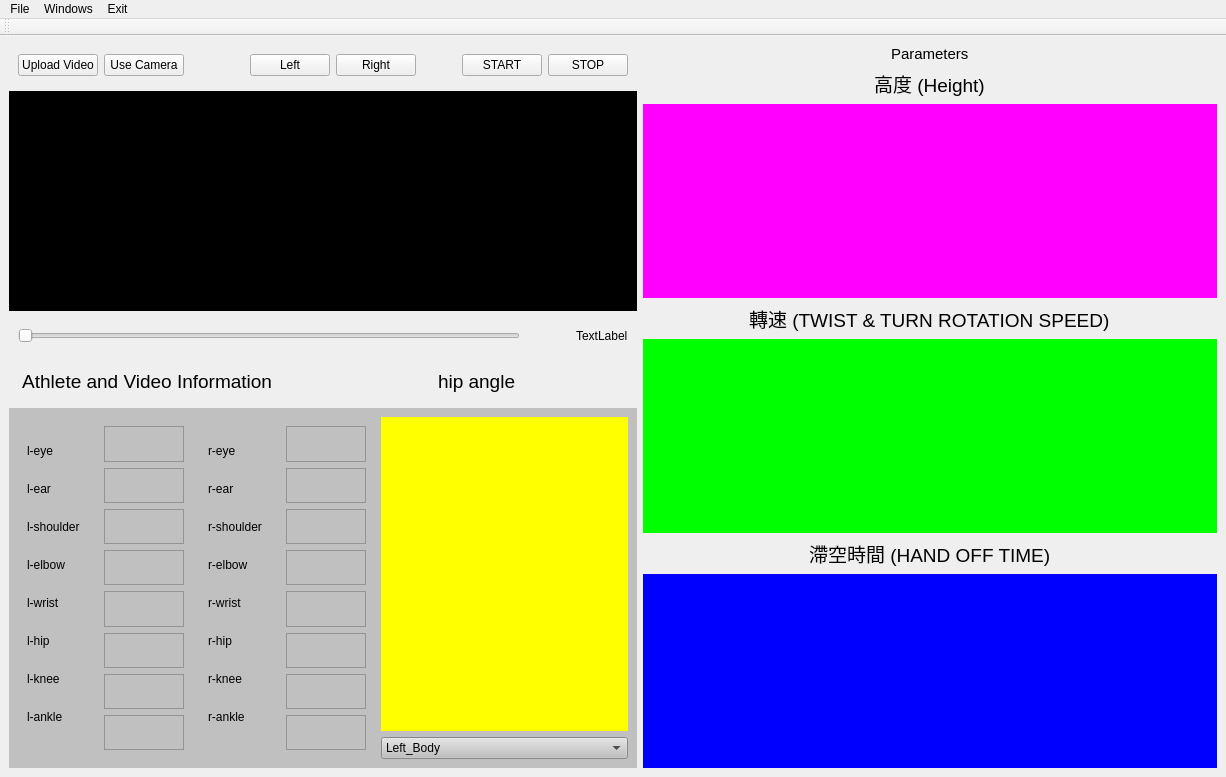
<?xml version="1.0" encoding="UTF-8"?>
<ui version="4.0">
 <class>MainWindow</class>
 <widget class="QMainWindow" name="MainWindow">
  <property name="geometry">
   <rect>
    <x>0</x>
    <y>0</y>
    <width>1226</width>
    <height>777</height>
   </rect>
  </property>
  <property name="sizePolicy">
   <sizepolicy hsizetype="Minimum" vsizetype="Preferred">
    <horstretch>0</horstretch>
    <verstretch>0</verstretch>
   </sizepolicy>
  </property>
  <property name="windowTitle">
   <string>MainWindow</string>
  </property>
  <property name="layoutDirection">
   <enum>Qt::LeftToRight</enum>
  </property>
  <widget class="QWidget" name="centralwidget">
   <layout class="QHBoxLayout" name="horizontalLayout_5">
    <item>
     <layout class="QVBoxLayout" name="verticalLayout_2">
      <item>
       <widget class="QWidget" name="button_widget" native="true">
        <property name="enabled">
         <bool>true</bool>
        </property>
        <layout class="QHBoxLayout" name="horizontalLayout_2">
         <item>
          <widget class="QPushButton" name="Upload_video">
           <property name="text">
            <string>Upload Video</string>
           </property>
          </widget>
         </item>
         <item>
          <widget class="QPushButton" name="Use_camera">
           <property name="text">
            <string>Use Camera</string>
           </property>
          </widget>
         </item>
         <item>
          <spacer name="horizontalSpacer">
           <property name="orientation">
            <enum>Qt::Horizontal</enum>
           </property>
           <property name="sizeType">
            <enum>QSizePolicy::Expanding</enum>
           </property>
           <property name="sizeHint" stdset="0">
            <size>
             <width>60</width>
             <height>20</height>
            </size>
           </property>
          </spacer>
         </item>
         <item>
          <widget class="QPushButton" name="left_one_frame">
           <property name="text">
            <string>Left</string>
           </property>
          </widget>
         </item>
         <item>
          <widget class="QPushButton" name="right_one_frame">
           <property name="text">
            <string>Right</string>
           </property>
          </widget>
         </item>
         <item>
          <spacer name="horizontalSpacer_3">
           <property name="orientation">
            <enum>Qt::Horizontal</enum>
           </property>
           <property name="sizeHint" stdset="0">
            <size>
             <width>40</width>
             <height>20</height>
            </size>
           </property>
          </spacer>
         </item>
         <item>
          <widget class="QPushButton" name="playBtn">
           <property name="text">
            <string>START</string>
           </property>
          </widget>
         </item>
         <item>
          <widget class="QPushButton" name="stopBtn">
           <property name="text">
            <string>STOP</string>
           </property>
          </widget>
         </item>
        </layout>
       </widget>
      </item>
      <item>
       <widget class="QLabel" name="main_canvas">
        <property name="sizePolicy">
         <sizepolicy hsizetype="Expanding" vsizetype="Expanding">
          <horstretch>0</horstretch>
          <verstretch>0</verstretch>
         </sizepolicy>
        </property>
        <property name="minimumSize">
         <size>
          <width>0</width>
          <height>0</height>
         </size>
        </property>
        <property name="mouseTracking">
         <bool>false</bool>
        </property>
        <property name="styleSheet">
         <string notr="true">background-color: rgb(0, 0, 0);</string>
        </property>
        <property name="text">
         <string>indicate video</string>
        </property>
        <property name="alignment">
         <set>Qt::AlignCenter</set>
        </property>
       </widget>
      </item>
      <item>
       <widget class="QWidget" name="video_progress" native="true">
        <layout class="QHBoxLayout" name="horizontalLayout_3">
         <item>
          <widget class="QSlider" name="tl_slider">
           <property name="orientation">
            <enum>Qt::Horizontal</enum>
           </property>
          </widget>
         </item>
         <item>
          <spacer name="horizontalSpacer_2">
           <property name="orientation">
            <enum>Qt::Horizontal</enum>
           </property>
           <property name="sizeType">
            <enum>QSizePolicy::Minimum</enum>
           </property>
           <property name="sizeHint" stdset="0">
            <size>
             <width>50</width>
             <height>20</height>
            </size>
           </property>
          </spacer>
         </item>
         <item>
          <widget class="QLabel" name="position_label">
           <property name="text">
            <string>TextLabel</string>
           </property>
          </widget>
         </item>
        </layout>
       </widget>
      </item>
      <item>
       <widget class="QWidget" name="widget_3" native="true">
        <layout class="QHBoxLayout" name="horizontalLayout_4">
         <item>
          <widget class="QLabel" name="athelete_title">
           <property name="font">
            <font>
             <pointsize>14</pointsize>
            </font>
           </property>
           <property name="mouseTracking">
            <bool>false</bool>
           </property>
           <property name="text">
            <string> Athlete and Video Information</string>
           </property>
           <property name="alignment">
            <set>Qt::AlignLeading|Qt::AlignLeft|Qt::AlignVCenter</set>
           </property>
           <property name="margin">
            <number>-2</number>
           </property>
          </widget>
         </item>
         <item alignment="Qt::AlignHCenter">
          <widget class="QLabel" name="athelete_title_2">
           <property name="font">
            <font>
             <pointsize>14</pointsize>
            </font>
           </property>
           <property name="mouseTracking">
            <bool>false</bool>
           </property>
           <property name="text">
            <string>hip angle</string>
           </property>
           <property name="alignment">
            <set>Qt::AlignLeading|Qt::AlignLeft|Qt::AlignVCenter</set>
           </property>
           <property name="margin">
            <number>-2</number>
           </property>
          </widget>
         </item>
        </layout>
       </widget>
      </item>
      <item>
       <widget class="QWidget" name="athelete_data" native="true">
        <property name="sizePolicy">
         <sizepolicy hsizetype="Expanding" vsizetype="Expanding">
          <horstretch>0</horstretch>
          <verstretch>0</verstretch>
         </sizepolicy>
        </property>
        <property name="maximumSize">
         <size>
          <width>16777215</width>
          <height>360</height>
         </size>
        </property>
        <property name="styleSheet">
         <string notr="true">background-color: rgb(192, 192, 192);</string>
        </property>
        <layout class="QHBoxLayout" name="horizontalLayout">
         <item>
          <widget class="QWidget" name="widget" native="true">
           <property name="sizePolicy">
            <sizepolicy hsizetype="Maximum" vsizetype="Preferred">
             <horstretch>0</horstretch>
             <verstretch>0</verstretch>
            </sizepolicy>
           </property>
           <layout class="QVBoxLayout" name="left_body">
            <item>
             <widget class="QLabel" name="label_12">
              <property name="sizePolicy">
               <sizepolicy hsizetype="Minimum" vsizetype="Fixed">
                <horstretch>0</horstretch>
                <verstretch>0</verstretch>
               </sizepolicy>
              </property>
              <property name="text">
               <string>l-eye</string>
              </property>
             </widget>
            </item>
            <item>
             <widget class="QLabel" name="label">
              <property name="sizePolicy">
               <sizepolicy hsizetype="Minimum" vsizetype="Fixed">
                <horstretch>0</horstretch>
                <verstretch>0</verstretch>
               </sizepolicy>
              </property>
              <property name="text">
               <string>l-ear</string>
              </property>
             </widget>
            </item>
            <item>
             <widget class="QLabel" name="label_6">
              <property name="sizePolicy">
               <sizepolicy hsizetype="Minimum" vsizetype="Fixed">
                <horstretch>0</horstretch>
                <verstretch>0</verstretch>
               </sizepolicy>
              </property>
              <property name="text">
               <string>l-shoulder</string>
              </property>
             </widget>
            </item>
            <item>
             <widget class="QLabel" name="label_7">
              <property name="sizePolicy">
               <sizepolicy hsizetype="Minimum" vsizetype="Fixed">
                <horstretch>0</horstretch>
                <verstretch>0</verstretch>
               </sizepolicy>
              </property>
              <property name="text">
               <string>l-elbow</string>
              </property>
             </widget>
            </item>
            <item>
             <widget class="QLabel" name="label_8">
              <property name="sizePolicy">
               <sizepolicy hsizetype="Minimum" vsizetype="Fixed">
                <horstretch>0</horstretch>
                <verstretch>0</verstretch>
               </sizepolicy>
              </property>
              <property name="text">
               <string>l-wrist</string>
              </property>
             </widget>
            </item>
            <item>
             <widget class="QLabel" name="label_9">
              <property name="sizePolicy">
               <sizepolicy hsizetype="Minimum" vsizetype="Fixed">
                <horstretch>0</horstretch>
                <verstretch>0</verstretch>
               </sizepolicy>
              </property>
              <property name="text">
               <string>l-hip</string>
              </property>
             </widget>
            </item>
            <item>
             <widget class="QLabel" name="label_10">
              <property name="sizePolicy">
               <sizepolicy hsizetype="Minimum" vsizetype="Fixed">
                <horstretch>0</horstretch>
                <verstretch>0</verstretch>
               </sizepolicy>
              </property>
              <property name="text">
               <string>l-knee</string>
              </property>
             </widget>
            </item>
            <item>
             <widget class="QLabel" name="label_11">
              <property name="sizePolicy">
               <sizepolicy hsizetype="Minimum" vsizetype="Fixed">
                <horstretch>0</horstretch>
                <verstretch>0</verstretch>
               </sizepolicy>
              </property>
              <property name="text">
               <string>l-ankle</string>
              </property>
             </widget>
            </item>
           </layout>
          </widget>
         </item>
         <item>
          <widget class="QWidget" name="widget_2" native="true">
           <property name="sizePolicy">
            <sizepolicy hsizetype="Preferred" vsizetype="Preferred">
             <horstretch>0</horstretch>
             <verstretch>0</verstretch>
            </sizepolicy>
           </property>
           <layout class="QVBoxLayout" name="left_body_acc">
            <item>
             <widget class="QTextEdit" name="l_eye_acc">
              <property name="sizePolicy">
               <sizepolicy hsizetype="Minimum" vsizetype="Fixed">
                <horstretch>0</horstretch>
                <verstretch>0</verstretch>
               </sizepolicy>
              </property>
              <property name="maximumSize">
               <size>
                <width>80</width>
                <height>16777215</height>
               </size>
              </property>
             </widget>
            </item>
            <item>
             <widget class="QTextEdit" name="l_ear_acc">
              <property name="sizePolicy">
               <sizepolicy hsizetype="Minimum" vsizetype="Fixed">
                <horstretch>0</horstretch>
                <verstretch>0</verstretch>
               </sizepolicy>
              </property>
              <property name="maximumSize">
               <size>
                <width>80</width>
                <height>16777215</height>
               </size>
              </property>
             </widget>
            </item>
            <item>
             <widget class="QTextEdit" name="l_shoulder_acc">
              <property name="sizePolicy">
               <sizepolicy hsizetype="Minimum" vsizetype="Fixed">
                <horstretch>0</horstretch>
                <verstretch>0</verstretch>
               </sizepolicy>
              </property>
              <property name="maximumSize">
               <size>
                <width>80</width>
                <height>16777215</height>
               </size>
              </property>
             </widget>
            </item>
            <item>
             <widget class="QTextEdit" name="l_elbow_acc">
              <property name="sizePolicy">
               <sizepolicy hsizetype="Minimum" vsizetype="Fixed">
                <horstretch>0</horstretch>
                <verstretch>0</verstretch>
               </sizepolicy>
              </property>
              <property name="maximumSize">
               <size>
                <width>80</width>
                <height>16777215</height>
               </size>
              </property>
             </widget>
            </item>
            <item>
             <widget class="QTextEdit" name="l_wrist_acc">
              <property name="sizePolicy">
               <sizepolicy hsizetype="Minimum" vsizetype="Fixed">
                <horstretch>0</horstretch>
                <verstretch>0</verstretch>
               </sizepolicy>
              </property>
              <property name="maximumSize">
               <size>
                <width>80</width>
                <height>16777215</height>
               </size>
              </property>
             </widget>
            </item>
            <item>
             <widget class="QTextEdit" name="l_hip_acc">
              <property name="sizePolicy">
               <sizepolicy hsizetype="Minimum" vsizetype="Fixed">
                <horstretch>0</horstretch>
                <verstretch>0</verstretch>
               </sizepolicy>
              </property>
              <property name="maximumSize">
               <size>
                <width>80</width>
                <height>16777215</height>
               </size>
              </property>
             </widget>
            </item>
            <item>
             <widget class="QTextEdit" name="l_knee_acc">
              <property name="sizePolicy">
               <sizepolicy hsizetype="Minimum" vsizetype="Fixed">
                <horstretch>0</horstretch>
                <verstretch>0</verstretch>
               </sizepolicy>
              </property>
              <property name="maximumSize">
               <size>
                <width>80</width>
                <height>16777215</height>
               </size>
              </property>
             </widget>
            </item>
            <item>
             <widget class="QTextEdit" name="l_ankle_acc">
              <property name="sizePolicy">
               <sizepolicy hsizetype="Minimum" vsizetype="Fixed">
                <horstretch>0</horstretch>
                <verstretch>0</verstretch>
               </sizepolicy>
              </property>
              <property name="maximumSize">
               <size>
                <width>80</width>
                <height>16777215</height>
               </size>
              </property>
             </widget>
            </item>
           </layout>
          </widget>
         </item>
         <item>
          <widget class="QWidget" name="widget" native="true">
           <property name="sizePolicy">
            <sizepolicy hsizetype="Preferred" vsizetype="Preferred">
             <horstretch>0</horstretch>
             <verstretch>0</verstretch>
            </sizepolicy>
           </property>
           <layout class="QVBoxLayout" name="right_body">
            <item>
             <widget class="QLabel" name="label_13">
              <property name="sizePolicy">
               <sizepolicy hsizetype="Minimum" vsizetype="Fixed">
                <horstretch>0</horstretch>
                <verstretch>0</verstretch>
               </sizepolicy>
              </property>
              <property name="text">
               <string>r-eye</string>
              </property>
             </widget>
            </item>
            <item>
             <widget class="QLabel" name="label_14">
              <property name="sizePolicy">
               <sizepolicy hsizetype="Minimum" vsizetype="Fixed">
                <horstretch>0</horstretch>
                <verstretch>0</verstretch>
               </sizepolicy>
              </property>
              <property name="text">
               <string>r-ear</string>
              </property>
             </widget>
            </item>
            <item>
             <widget class="QLabel" name="label_15">
              <property name="sizePolicy">
               <sizepolicy hsizetype="Minimum" vsizetype="Fixed">
                <horstretch>0</horstretch>
                <verstretch>0</verstretch>
               </sizepolicy>
              </property>
              <property name="text">
               <string>r-shoulder</string>
              </property>
             </widget>
            </item>
            <item>
             <widget class="QLabel" name="label_16">
              <property name="sizePolicy">
               <sizepolicy hsizetype="Minimum" vsizetype="Fixed">
                <horstretch>0</horstretch>
                <verstretch>0</verstretch>
               </sizepolicy>
              </property>
              <property name="text">
               <string>r-elbow</string>
              </property>
             </widget>
            </item>
            <item>
             <widget class="QLabel" name="label_17">
              <property name="sizePolicy">
               <sizepolicy hsizetype="Minimum" vsizetype="Fixed">
                <horstretch>0</horstretch>
                <verstretch>0</verstretch>
               </sizepolicy>
              </property>
              <property name="text">
               <string>r-wrist</string>
              </property>
             </widget>
            </item>
            <item>
             <widget class="QLabel" name="label_18">
              <property name="sizePolicy">
               <sizepolicy hsizetype="Minimum" vsizetype="Fixed">
                <horstretch>0</horstretch>
                <verstretch>0</verstretch>
               </sizepolicy>
              </property>
              <property name="text">
               <string>r-hip</string>
              </property>
             </widget>
            </item>
            <item>
             <widget class="QLabel" name="label_19">
              <property name="sizePolicy">
               <sizepolicy hsizetype="Minimum" vsizetype="Fixed">
                <horstretch>0</horstretch>
                <verstretch>0</verstretch>
               </sizepolicy>
              </property>
              <property name="text">
               <string>r-knee</string>
              </property>
             </widget>
            </item>
            <item>
             <widget class="QLabel" name="label_20">
              <property name="sizePolicy">
               <sizepolicy hsizetype="Minimum" vsizetype="Fixed">
                <horstretch>0</horstretch>
                <verstretch>0</verstretch>
               </sizepolicy>
              </property>
              <property name="text">
               <string>r-ankle</string>
              </property>
             </widget>
            </item>
           </layout>
          </widget>
         </item>
         <item>
          <widget class="QWidget" name="widget" native="true">
           <property name="sizePolicy">
            <sizepolicy hsizetype="Preferred" vsizetype="Preferred">
             <horstretch>0</horstretch>
             <verstretch>0</verstretch>
            </sizepolicy>
           </property>
           <layout class="QVBoxLayout" name="right_body_acc">
            <item>
             <widget class="QTextEdit" name="r_eye_acc">
              <property name="sizePolicy">
               <sizepolicy hsizetype="Minimum" vsizetype="Fixed">
                <horstretch>0</horstretch>
                <verstretch>0</verstretch>
               </sizepolicy>
              </property>
              <property name="maximumSize">
               <size>
                <width>80</width>
                <height>16777215</height>
               </size>
              </property>
             </widget>
            </item>
            <item>
             <widget class="QTextEdit" name="r_ear_acc">
              <property name="sizePolicy">
               <sizepolicy hsizetype="Minimum" vsizetype="Fixed">
                <horstretch>0</horstretch>
                <verstretch>0</verstretch>
               </sizepolicy>
              </property>
              <property name="maximumSize">
               <size>
                <width>80</width>
                <height>16777215</height>
               </size>
              </property>
             </widget>
            </item>
            <item>
             <widget class="QTextEdit" name="r_shoulder_acc">
              <property name="sizePolicy">
               <sizepolicy hsizetype="Minimum" vsizetype="Fixed">
                <horstretch>0</horstretch>
                <verstretch>0</verstretch>
               </sizepolicy>
              </property>
              <property name="maximumSize">
               <size>
                <width>80</width>
                <height>16777215</height>
               </size>
              </property>
             </widget>
            </item>
            <item>
             <widget class="QTextEdit" name="r_elbow_acc">
              <property name="sizePolicy">
               <sizepolicy hsizetype="Minimum" vsizetype="Fixed">
                <horstretch>0</horstretch>
                <verstretch>0</verstretch>
               </sizepolicy>
              </property>
              <property name="maximumSize">
               <size>
                <width>80</width>
                <height>16777215</height>
               </size>
              </property>
             </widget>
            </item>
            <item>
             <widget class="QTextEdit" name="r_wrist_acc">
              <property name="sizePolicy">
               <sizepolicy hsizetype="Minimum" vsizetype="Preferred">
                <horstretch>0</horstretch>
                <verstretch>0</verstretch>
               </sizepolicy>
              </property>
              <property name="maximumSize">
               <size>
                <width>80</width>
                <height>16777215</height>
               </size>
              </property>
             </widget>
            </item>
            <item>
             <widget class="QTextEdit" name="r_hip_acc">
              <property name="sizePolicy">
               <sizepolicy hsizetype="Minimum" vsizetype="Preferred">
                <horstretch>0</horstretch>
                <verstretch>0</verstretch>
               </sizepolicy>
              </property>
              <property name="maximumSize">
               <size>
                <width>80</width>
                <height>16777215</height>
               </size>
              </property>
             </widget>
            </item>
            <item>
             <widget class="QTextEdit" name="r_knee_acc">
              <property name="sizePolicy">
               <sizepolicy hsizetype="Minimum" vsizetype="Preferred">
                <horstretch>0</horstretch>
                <verstretch>0</verstretch>
               </sizepolicy>
              </property>
              <property name="maximumSize">
               <size>
                <width>80</width>
                <height>16777215</height>
               </size>
              </property>
             </widget>
            </item>
            <item>
             <widget class="QTextEdit" name="r_ankle_acc">
              <property name="sizePolicy">
               <sizepolicy hsizetype="Minimum" vsizetype="Preferred">
                <horstretch>0</horstretch>
                <verstretch>0</verstretch>
               </sizepolicy>
              </property>
              <property name="maximumSize">
               <size>
                <width>80</width>
                <height>16777215</height>
               </size>
              </property>
             </widget>
            </item>
           </layout>
          </widget>
         </item>
         <item>
          <layout class="QVBoxLayout" name="verticalLayout">
           <item>
            <widget class="PlotWidget" name="sensors_pg" native="true">
             <property name="enabled">
              <bool>true</bool>
             </property>
             <property name="sizePolicy">
              <sizepolicy hsizetype="Expanding" vsizetype="Expanding">
               <horstretch>0</horstretch>
               <verstretch>0</verstretch>
              </sizepolicy>
             </property>
             <property name="minimumSize">
              <size>
               <width>0</width>
               <height>300</height>
              </size>
             </property>
             <property name="font">
              <font>
               <weight>50</weight>
               <bold>false</bold>
              </font>
             </property>
             <property name="layoutDirection">
              <enum>Qt::LeftToRight</enum>
             </property>
             <property name="styleSheet">
              <string notr="true">background-color: rgb(255, 255, 0);</string>
             </property>
            </widget>
           </item>
           <item>
            <widget class="QComboBox" name="comboBox">
             <property name="sizePolicy">
              <sizepolicy hsizetype="Minimum" vsizetype="Minimum">
               <horstretch>0</horstretch>
               <verstretch>0</verstretch>
              </sizepolicy>
             </property>
             <item>
              <property name="text">
               <string>Left_Body</string>
              </property>
             </item>
             <item>
              <property name="text">
               <string>Right_Body</string>
              </property>
             </item>
            </widget>
           </item>
          </layout>
         </item>
        </layout>
       </widget>
      </item>
     </layout>
    </item>
    <item>
     <layout class="QVBoxLayout" name="verticalLayout_3">
      <item alignment="Qt::AlignHCenter">
       <widget class="QLabel" name="label_2">
        <property name="font">
         <font>
          <pointsize>11</pointsize>
         </font>
        </property>
        <property name="text">
         <string>Parameters</string>
        </property>
       </widget>
      </item>
      <item alignment="Qt::AlignHCenter">
       <widget class="QLabel" name="label_3">
        <property name="sizePolicy">
         <sizepolicy hsizetype="Minimum" vsizetype="Preferred">
          <horstretch>0</horstretch>
          <verstretch>0</verstretch>
         </sizepolicy>
        </property>
        <property name="font">
         <font>
          <pointsize>14</pointsize>
         </font>
        </property>
        <property name="text">
         <string>高度 (Height)</string>
        </property>
       </widget>
      </item>
      <item>
       <widget class="PlotWidget" name="height_pg" native="true">
        <property name="sizePolicy">
         <sizepolicy hsizetype="Expanding" vsizetype="Expanding">
          <horstretch>0</horstretch>
          <verstretch>0</verstretch>
         </sizepolicy>
        </property>
        <property name="styleSheet">
         <string notr="true">background-color: rgb(255, 0, 255);</string>
        </property>
       </widget>
      </item>
      <item alignment="Qt::AlignHCenter">
       <widget class="QLabel" name="label_21">
        <property name="sizePolicy">
         <sizepolicy hsizetype="Minimum" vsizetype="Preferred">
          <horstretch>0</horstretch>
          <verstretch>0</verstretch>
         </sizepolicy>
        </property>
        <property name="font">
         <font>
          <pointsize>14</pointsize>
         </font>
        </property>
        <property name="text">
         <string>轉速 (TWIST &amp; TURN ROTATION SPEED)</string>
        </property>
       </widget>
      </item>
      <item>
       <widget class="PlotWidget" name="twist_pg" native="true">
        <property name="sizePolicy">
         <sizepolicy hsizetype="Minimum" vsizetype="Expanding">
          <horstretch>0</horstretch>
          <verstretch>0</verstretch>
         </sizepolicy>
        </property>
        <property name="styleSheet">
         <string notr="true">background-color: rgb(0, 255, 0);</string>
        </property>
       </widget>
      </item>
      <item alignment="Qt::AlignHCenter">
       <widget class="QLabel" name="label_4">
        <property name="sizePolicy">
         <sizepolicy hsizetype="Minimum" vsizetype="Preferred">
          <horstretch>0</horstretch>
          <verstretch>0</verstretch>
         </sizepolicy>
        </property>
        <property name="font">
         <font>
          <pointsize>14</pointsize>
         </font>
        </property>
        <property name="text">
         <string>滯空時間 (HAND OFF TIME)</string>
        </property>
       </widget>
      </item>
      <item>
       <widget class="PlotWidget" name="hand_off_pg" native="true">
        <property name="sizePolicy">
         <sizepolicy hsizetype="Minimum" vsizetype="Expanding">
          <horstretch>0</horstretch>
          <verstretch>0</verstretch>
         </sizepolicy>
        </property>
        <property name="minimumSize">
         <size>
          <width>0</width>
          <height>0</height>
         </size>
        </property>
        <property name="styleSheet">
         <string notr="true">background-color: rgb(0, 0, 255);</string>
        </property>
       </widget>
      </item>
     </layout>
    </item>
   </layout>
  </widget>
  <widget class="QMenuBar" name="menuBar">
   <property name="geometry">
    <rect>
     <x>0</x>
     <y>0</y>
     <width>1226</width>
     <height>20</height>
    </rect>
   </property>
   <widget class="QMenu" name="menu">
    <property name="title">
     <string>File</string>
    </property>
   </widget>
   <widget class="QMenu" name="menuWindows">
    <property name="title">
     <string>Windows</string>
    </property>
    <addaction name="actionMivos"/>
    <addaction name="actionMotion_Analysis"/>
   </widget>
   <widget class="QMenu" name="menuExit">
    <property name="title">
     <string>Exit</string>
    </property>
   </widget>
   <addaction name="menu"/>
   <addaction name="menuWindows"/>
   <addaction name="menuExit"/>
  </widget>
  <widget class="QToolBar" name="toolBar">
   <property name="windowTitle">
    <string>toolBar</string>
   </property>
   <attribute name="toolBarArea">
    <enum>TopToolBarArea</enum>
   </attribute>
   <attribute name="toolBarBreak">
    <bool>false</bool>
   </attribute>
  </widget>
  <action name="actionMivos">
   <property name="text">
    <string>Mivos</string>
   </property>
  </action>
  <action name="actionMotion_Analysis">
   <property name="text">
    <string>Motion Analysis</string>
   </property>
  </action>
 </widget>
 <customwidgets>
  <customwidget>
   <class>PlotWidget</class>
   <extends>QWidget</extends>
   <header>pyqtgraph</header>
   <container>1</container>
  </customwidget>
 </customwidgets>
 <resources/>
 <connections/>
</ui>
